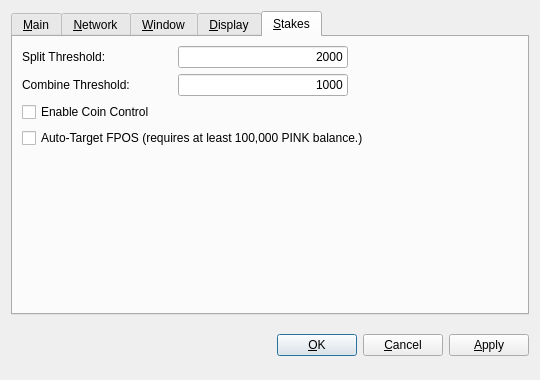
<?xml version="1.0" encoding="UTF-8"?>
<ui version="4.0">
 <class>OptionsDialog</class>
 <widget class="QDialog" name="OptionsDialog">
  <property name="geometry">
   <rect>
    <x>0</x>
    <y>0</y>
    <width>540</width>
    <height>380</height>
   </rect>
  </property>
  <property name="windowTitle">
   <string>Options</string>
  </property>
  <property name="modal">
   <bool>true</bool>
  </property>
  <layout class="QVBoxLayout" name="verticalLayout">
   <item>
    <widget class="QTabWidget" name="tabWidget">
     <property name="tabPosition">
      <enum>QTabWidget::North</enum>
     </property>
     <property name="currentIndex">
      <number>4</number>
     </property>
     <widget class="QWidget" name="tabMain">
      <attribute name="title">
       <string>&amp;Main</string>
      </attribute>
      <layout class="QVBoxLayout" name="verticalLayout_Main">
       <item>
        <widget class="QLabel" name="transactionFeeInfoLabel">
         <property name="text">
          <string>Optional transaction fee per kB that helps make sure your transactions are processed quickly. Most transactions are 1 kB. Fee 0.01 recommended.</string>
         </property>
         <property name="textFormat">
          <enum>Qt::PlainText</enum>
         </property>
         <property name="wordWrap">
          <bool>true</bool>
         </property>
        </widget>
       </item>
       <item>
        <layout class="QHBoxLayout" name="horizontalLayoutFee">
         <item>
          <widget class="QLabel" name="transactionFeeLabel">
           <property name="text">
            <string>Pay transaction &amp;fee</string>
           </property>
           <property name="textFormat">
            <enum>Qt::PlainText</enum>
           </property>
           <property name="buddy">
            <cstring>transactionFee</cstring>
           </property>
          </widget>
         </item>
         <item>
          <widget class="BitcoinAmountField" name="transactionFee"/>
         </item>
         <item>
          <spacer name="horizontalSpacerFee">
           <property name="orientation">
            <enum>Qt::Horizontal</enum>
           </property>
           <property name="sizeHint" stdset="0">
            <size>
             <width>40</width>
             <height>20</height>
            </size>
           </property>
          </spacer>
         </item>
        </layout>
       </item>
       <item>
        <widget class="QLabel" name="reserveBalanceInfoLabel">
         <property name="text">
          <string>Reserved amount does not participate in staking and is therefore spendable at any time.</string>
         </property>
         <property name="textFormat">
          <enum>Qt::PlainText</enum>
         </property>
         <property name="wordWrap">
          <bool>true</bool>
         </property>
        </widget>
       </item>
       <item>
        <layout class="QHBoxLayout" name="horizontalLayoutReserveBalance">
         <item>
          <widget class="QLabel" name="reserveBalanceLabel">
           <property name="text">
            <string>Reserve</string>
           </property>
           <property name="textFormat">
            <enum>Qt::PlainText</enum>
           </property>
           <property name="buddy">
            <cstring>reserveBalance</cstring>
           </property>
          </widget>
         </item>
         <item>
          <widget class="BitcoinAmountField" name="reserveBalance"/>
         </item>
         <item>
          <spacer name="horizontalSpacerReserveBalance">
           <property name="orientation">
            <enum>Qt::Horizontal</enum>
           </property>
           <property name="sizeHint" stdset="0">
            <size>
             <width>40</width>
             <height>20</height>
            </size>
           </property>
          </spacer>
         </item>
        </layout>
       </item>
       <item>
        <widget class="QCheckBox" name="bitcoinAtStartup">
         <property name="toolTip">
          <string>Automatically start Pinkcoin after logging in to the system.</string>
         </property>
         <property name="text">
          <string>&amp;Start Pinkcoin on system login</string>
         </property>
        </widget>
       </item>
       <item>
        <widget class="QCheckBox" name="detachDatabases">
         <property name="toolTip">
          <string>Detach block and address databases at shutdown. This means they can be moved to another data directory, but it slows down shutdown. The wallet is always detached.</string>
         </property>
         <property name="text">
          <string>&amp;Detach databases at shutdown</string>
         </property>
        </widget>
       </item>
       <item>
        <spacer name="verticalSpacer">
         <property name="orientation">
          <enum>Qt::Vertical</enum>
         </property>
         <property name="sizeHint" stdset="0">
          <size>
           <width>20</width>
           <height>40</height>
          </size>
         </property>
        </spacer>
       </item>
      </layout>
     </widget>
     <widget class="QWidget" name="tabNetwork">
      <attribute name="title">
       <string>&amp;Network</string>
      </attribute>
      <layout class="QVBoxLayout" name="verticalLayout_Network">
       <item>
        <widget class="QCheckBox" name="mapPortUpnp">
         <property name="toolTip">
          <string>Automatically open the Pinkcoin client port on the router. This only works when your router supports UPnP and it is enabled.</string>
         </property>
         <property name="text">
          <string>Map port using &amp;UPnP</string>
         </property>
        </widget>
       </item>
       <item>
        <widget class="QCheckBox" name="connectSocks">
         <property name="toolTip">
          <string>Connect to the Pinkcoin network through a SOCKS proxy (e.g. when connecting through Tor).</string>
         </property>
         <property name="text">
          <string>&amp;Connect through SOCKS proxy:</string>
         </property>
        </widget>
       </item>
       <item>
        <layout class="QHBoxLayout" name="horizontalLayout_Network">
         <item>
          <widget class="QLabel" name="proxyIpLabel">
           <property name="text">
            <string>Proxy &amp;IP:</string>
           </property>
           <property name="textFormat">
            <enum>Qt::PlainText</enum>
           </property>
           <property name="buddy">
            <cstring>proxyIp</cstring>
           </property>
          </widget>
         </item>
         <item>
          <widget class="QValidatedLineEdit" name="proxyIp">
           <property name="maximumSize">
            <size>
             <width>140</width>
             <height>16777215</height>
            </size>
           </property>
           <property name="toolTip">
            <string>IP address of the proxy (e.g. 127.0.0.1)</string>
           </property>
          </widget>
         </item>
         <item>
          <widget class="QLabel" name="proxyPortLabel">
           <property name="text">
            <string>&amp;Port:</string>
           </property>
           <property name="textFormat">
            <enum>Qt::PlainText</enum>
           </property>
           <property name="buddy">
            <cstring>proxyPort</cstring>
           </property>
          </widget>
         </item>
         <item>
          <widget class="QLineEdit" name="proxyPort">
           <property name="maximumSize">
            <size>
             <width>55</width>
             <height>16777215</height>
            </size>
           </property>
           <property name="toolTip">
            <string>Port of the proxy (e.g. 9050)</string>
           </property>
          </widget>
         </item>
         <item>
          <widget class="QLabel" name="socksVersionLabel">
           <property name="text">
            <string>SOCKS &amp;Version:</string>
           </property>
           <property name="textFormat">
            <enum>Qt::PlainText</enum>
           </property>
           <property name="buddy">
            <cstring>socksVersion</cstring>
           </property>
          </widget>
         </item>
         <item>
          <widget class="QValueComboBox" name="socksVersion">
           <property name="toolTip">
            <string>SOCKS version of the proxy (e.g. 5)</string>
           </property>
          </widget>
         </item>
         <item>
          <spacer name="horizontalSpacer_Network">
           <property name="orientation">
            <enum>Qt::Horizontal</enum>
           </property>
           <property name="sizeHint" stdset="0">
            <size>
             <width>40</width>
             <height>20</height>
            </size>
           </property>
          </spacer>
         </item>
        </layout>
       </item>
       <item>
        <spacer name="verticalSpacer_Network">
         <property name="orientation">
          <enum>Qt::Vertical</enum>
         </property>
         <property name="sizeHint" stdset="0">
          <size>
           <width>20</width>
           <height>40</height>
          </size>
         </property>
        </spacer>
       </item>
      </layout>
     </widget>
     <widget class="QWidget" name="tabWindow">
      <attribute name="title">
       <string>&amp;Window</string>
      </attribute>
      <layout class="QVBoxLayout" name="verticalLayout_Window">
       <item>
        <widget class="QCheckBox" name="minimizeToTray">
         <property name="toolTip">
          <string>Show only a tray icon after minimizing the window.</string>
         </property>
         <property name="text">
          <string>&amp;Minimize to the tray instead of the taskbar</string>
         </property>
        </widget>
       </item>
       <item>
        <widget class="QCheckBox" name="minimizeOnClose">
         <property name="toolTip">
          <string>Minimize instead of exit the application when the window is closed. When this option is enabled, the application will be closed only after selecting Quit in the menu.</string>
         </property>
         <property name="text">
          <string>M&amp;inimize on close</string>
         </property>
        </widget>
       </item>
       <item>
        <spacer name="verticalSpacer_Window">
         <property name="orientation">
          <enum>Qt::Vertical</enum>
         </property>
         <property name="sizeHint" stdset="0">
          <size>
           <width>20</width>
           <height>40</height>
          </size>
         </property>
        </spacer>
       </item>
      </layout>
     </widget>
     <widget class="QWidget" name="tabDisplay">
      <attribute name="title">
       <string>&amp;Display</string>
      </attribute>
      <layout class="QVBoxLayout" name="verticalLayout_3">
       <item>
        <layout class="QHBoxLayout" name="horizontalLayout">
         <property name="spacing">
          <number>6</number>
         </property>
         <item>
          <widget class="QLabel" name="labelNotifications">
           <property name="text">
            <string>Notifications:</string>
           </property>
          </widget>
         </item>
         <item>
          <widget class="QComboBox" name="comboNotificationLevel">
           <item>
            <property name="text">
             <string>Notify on All</string>
            </property>
           </item>
           <item>
            <property name="text">
             <string>Notify on Send/Receipt of Coins Only</string>
            </property>
           </item>
           <item>
            <property name="text">
             <string>Disable Notifications</string>
            </property>
           </item>
          </widget>
         </item>
        </layout>
       </item>
       <item>
        <layout class="QHBoxLayout" name="horizontalLayout_1_Display">
         <item>
          <widget class="QLabel" name="langLabel">
           <property name="text">
            <string>User Interface &amp;language:</string>
           </property>
           <property name="textFormat">
            <enum>Qt::PlainText</enum>
           </property>
           <property name="buddy">
            <cstring>lang</cstring>
           </property>
          </widget>
         </item>
         <item>
          <widget class="QValueComboBox" name="lang">
           <property name="toolTip">
            <string>The user interface language can be set here. This setting will take effect after restarting Pinkcoin.</string>
           </property>
          </widget>
         </item>
        </layout>
       </item>
       <item>
        <layout class="QHBoxLayout" name="horizontalLayout_2_Display">
         <item>
          <widget class="QLabel" name="unitLabel">
           <property name="text">
            <string>&amp;Unit to show amounts in:</string>
           </property>
           <property name="textFormat">
            <enum>Qt::PlainText</enum>
           </property>
           <property name="buddy">
            <cstring>unit</cstring>
           </property>
          </widget>
         </item>
         <item>
          <widget class="QValueComboBox" name="unit">
           <property name="toolTip">
            <string>Choose the default subdivision unit to show in the interface and when sending coins.</string>
           </property>
          </widget>
         </item>
        </layout>
       </item>
       <item>
        <spacer name="verticalSpacer_3">
         <property name="orientation">
          <enum>Qt::Vertical</enum>
         </property>
         <property name="sizeHint" stdset="0">
          <size>
           <width>20</width>
           <height>40</height>
          </size>
         </property>
        </spacer>
       </item>
      </layout>
     </widget>
     <widget class="QWidget" name="tabStakes">
      <attribute name="title">
       <string>&amp;Stakes</string>
      </attribute>
      <layout class="QVBoxLayout" name="verticalLayout_2">
       <item>
        <layout class="QHBoxLayout" name="horizontalLayout_2">
         <item>
          <widget class="QLabel" name="labelSplitThreshold">
           <property name="minimumSize">
            <size>
             <width>150</width>
             <height>0</height>
            </size>
           </property>
           <property name="toolTip">
            <string>Split coin chunks larger than this size when staking.</string>
           </property>
           <property name="whatsThis">
            <string>&lt;html&gt;&lt;head/&gt;&lt;body&gt;&lt;p&gt;The wallet holds coins in chunks in the size that you receive them.&lt;br/&gt;&lt;br/&gt;For example, if Suzy sends me 20 PINK, Andy sends me 300 PINK, and BOB sends me 1000 PINK, I will have 1320 PINK in my wallet - 1 chunk of 1000, 1 chunk of 300, and 1 chunk of 20. &lt;br/&gt;&lt;br/&gt;Too many chunks in your wallet can make your wallet run slowly. Too few will cause you to stake less. &lt;br/&gt;&lt;br/&gt;Coin chunks larger than this amount will be split into two equal amounts when they stake. &lt;br/&gt;&lt;br/&gt;Maintaining a wallet with fewer than 1000 chunks is recommended.&lt;/p&gt;&lt;/body&gt;&lt;/html&gt;</string>
           </property>
           <property name="text">
            <string>Split Threshold:</string>
           </property>
          </widget>
         </item>
         <item>
          <widget class="QLineEdit" name="splitThreshold">
           <property name="acceptDrops">
            <bool>false</bool>
           </property>
           <property name="inputMethodHints">
            <set>Qt::ImhDigitsOnly</set>
           </property>
           <property name="text">
            <string>2000</string>
           </property>
           <property name="maxLength">
            <number>10</number>
           </property>
           <property name="frame">
            <bool>true</bool>
           </property>
           <property name="alignment">
            <set>Qt::AlignRight|Qt::AlignTrailing|Qt::AlignVCenter</set>
           </property>
           <property name="placeholderText">
            <string/>
           </property>
          </widget>
         </item>
         <item>
          <spacer name="horizontalSpacer_5">
           <property name="orientation">
            <enum>Qt::Horizontal</enum>
           </property>
           <property name="sizeHint" stdset="0">
            <size>
             <width>40</width>
             <height>20</height>
            </size>
           </property>
          </spacer>
         </item>
        </layout>
       </item>
       <item>
        <layout class="QHBoxLayout" name="horizontalLayout_3">
         <item>
          <widget class="QLabel" name="label_2">
           <property name="minimumSize">
            <size>
             <width>150</width>
             <height>0</height>
            </size>
           </property>
           <property name="toolTip">
            <string>Combine coin chunks up to this amount when staking.</string>
           </property>
           <property name="whatsThis">
            <string>&lt;html&gt;&lt;head/&gt;&lt;body&gt;&lt;p&gt;The wallet holds coins in chunks in the size that you receive them.&lt;br/&gt;&lt;br/&gt;For example, if Suzy sends me 20 PINK, Andy sends me 300 PINK, and BOB sends me 1000 PINK, I will have 1320 PINK in my wallet - 1 chunk of 1000, 1 chunk of 300, and 1 chunk of 20. &lt;br/&gt;&lt;br/&gt;Too many chunks in your wallet can make your wallet run slowly. Too few will cause you to stake less. &lt;br/&gt;&lt;br/&gt;This setting allows you maintain a minimum coin chunk size within your wallet. Amounts smaller than this will be combined together up to this amount. &lt;/p&gt;&lt;p&gt;Maintaining a wallet with fewer than 1000 chunks is recommended.&lt;/p&gt;&lt;/body&gt;&lt;/html&gt;</string>
           </property>
           <property name="text">
            <string>Combine Threshold:</string>
           </property>
          </widget>
         </item>
         <item>
          <widget class="QLineEdit" name="combineThreshold">
           <property name="acceptDrops">
            <bool>false</bool>
           </property>
           <property name="layoutDirection">
            <enum>Qt::RightToLeft</enum>
           </property>
           <property name="inputMethodHints">
            <set>Qt::ImhDigitsOnly</set>
           </property>
           <property name="text">
            <string>1000</string>
           </property>
           <property name="maxLength">
            <number>10</number>
           </property>
           <property name="alignment">
            <set>Qt::AlignRight|Qt::AlignTrailing|Qt::AlignVCenter</set>
           </property>
           <property name="placeholderText">
            <string/>
           </property>
          </widget>
         </item>
         <item>
          <spacer name="horizontalSpacer_6">
           <property name="orientation">
            <enum>Qt::Horizontal</enum>
           </property>
           <property name="sizeHint" stdset="0">
            <size>
             <width>40</width>
             <height>20</height>
            </size>
           </property>
          </spacer>
         </item>
        </layout>
       </item>
       <item>
        <widget class="QCheckBox" name="coinControlFeatures">
         <property name="toolTip">
          <string>Whether to show coin control features or not.</string>
         </property>
         <property name="statusTip">
          <string>Coin Chunk management interface available from the Send tab.</string>
         </property>
         <property name="text">
          <string>Enable Coin Control</string>
         </property>
        </widget>
       </item>
       <item>
        <widget class="QCheckBox" name="targetFPOS">
         <property name="text">
          <string>Auto-Target FPOS (requires at least 100,000 PINK balance.)</string>
         </property>
        </widget>
       </item>
       <item>
        <spacer name="verticalSpacer_2">
         <property name="orientation">
          <enum>Qt::Vertical</enum>
         </property>
         <property name="sizeHint" stdset="0">
          <size>
           <width>20</width>
           <height>40</height>
          </size>
         </property>
        </spacer>
       </item>
      </layout>
     </widget>
    </widget>
   </item>
   <item>
    <layout class="QHBoxLayout" name="horizontalLayout_Buttons">
     <item>
      <spacer name="horizontalSpacer_1">
       <property name="orientation">
        <enum>Qt::Horizontal</enum>
       </property>
       <property name="sizeHint" stdset="0">
        <size>
         <width>40</width>
         <height>48</height>
        </size>
       </property>
      </spacer>
     </item>
     <item>
      <widget class="QLabel" name="statusLabel">
       <property name="font">
        <font>
         <weight>75</weight>
         <bold>true</bold>
        </font>
       </property>
       <property name="text">
        <string/>
       </property>
       <property name="textFormat">
        <enum>Qt::PlainText</enum>
       </property>
       <property name="wordWrap">
        <bool>true</bool>
       </property>
      </widget>
     </item>
     <item>
      <spacer name="horizontalSpacer_2">
       <property name="orientation">
        <enum>Qt::Horizontal</enum>
       </property>
       <property name="sizeHint" stdset="0">
        <size>
         <width>40</width>
         <height>48</height>
        </size>
       </property>
      </spacer>
     </item>
     <item>
      <widget class="QPushButton" name="okButton">
       <property name="text">
        <string>&amp;OK</string>
       </property>
      </widget>
     </item>
     <item>
      <widget class="QPushButton" name="cancelButton">
       <property name="text">
        <string>&amp;Cancel</string>
       </property>
       <property name="autoDefault">
        <bool>false</bool>
       </property>
      </widget>
     </item>
     <item>
      <widget class="QPushButton" name="applyButton">
       <property name="text">
        <string>&amp;Apply</string>
       </property>
       <property name="autoDefault">
        <bool>false</bool>
       </property>
      </widget>
     </item>
    </layout>
   </item>
  </layout>
 </widget>
 <customwidgets>
  <customwidget>
   <class>QValidatedLineEdit</class>
   <extends>QLineEdit</extends>
   <header>qvalidatedlineedit.h</header>
  </customwidget>
  <customwidget>
   <class>BitcoinAmountField</class>
   <extends>QLineEdit</extends>
   <header>bitcoinamountfield.h</header>
   <container>1</container>
  </customwidget>
  <customwidget>
   <class>QValueComboBox</class>
   <extends>QComboBox</extends>
   <header>qvaluecombobox.h</header>
  </customwidget>
 </customwidgets>
 <resources/>
 <connections/>
</ui>
